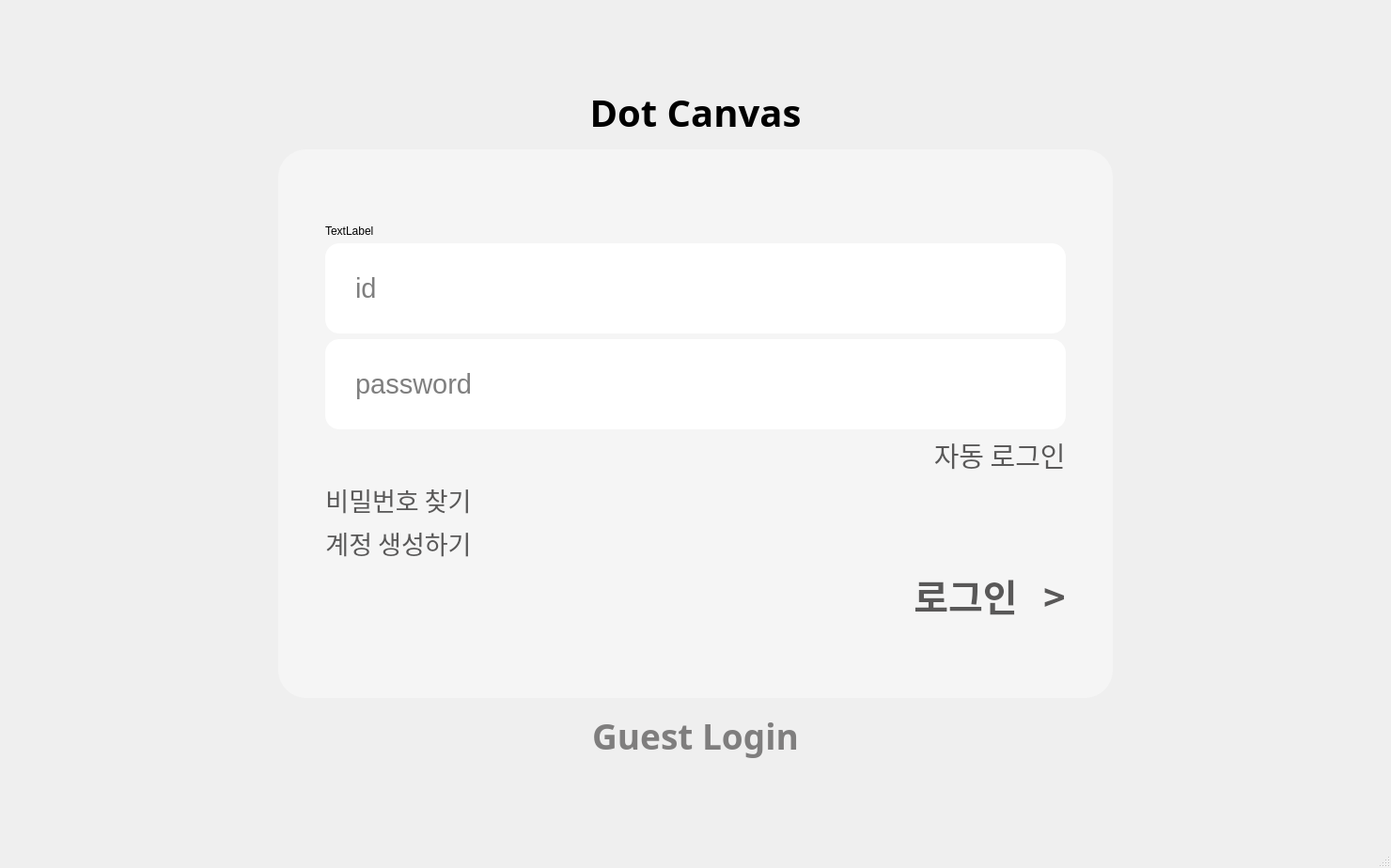
<?xml version="1.0" encoding="UTF-8"?>
<ui version="4.0">
 <class>MainWindow</class>
 <widget class="QMainWindow" name="MainWindow">
  <property name="geometry">
   <rect>
    <x>0</x>
    <y>0</y>
    <width>1480</width>
    <height>924</height>
   </rect>
  </property>
  <property name="font">
   <font>
    <family>Pretendard</family>
   </font>
  </property>
  <property name="windowTitle">
   <string>MainWindow</string>
  </property>
  <widget class="QWidget" name="mainWindow">
   <layout class="QHBoxLayout" name="horizontalLayout">
    <property name="leftMargin">
     <number>0</number>
    </property>
    <property name="topMargin">
     <number>0</number>
    </property>
    <property name="rightMargin">
     <number>0</number>
    </property>
    <property name="bottomMargin">
     <number>0</number>
    </property>
    <item>
     <widget class="QStackedWidget" name="stacked_main">
      <property name="styleSheet">
       <string notr="true"/>
      </property>
      <property name="currentIndex">
       <number>0</number>
      </property>
      <widget class="QWidget" name="login">
       <layout class="QGridLayout" name="gridLayout" rowstretch="1,1,6,1,1" columnstretch="1,3,1">
        <property name="leftMargin">
         <number>0</number>
        </property>
        <property name="topMargin">
         <number>0</number>
        </property>
        <property name="rightMargin">
         <number>0</number>
        </property>
        <property name="bottomMargin">
         <number>0</number>
        </property>
        <property name="spacing">
         <number>0</number>
        </property>
        <item row="3" column="1">
         <widget class="QPushButton" name="btn_login_geust">
          <property name="sizePolicy">
           <sizepolicy hsizetype="Preferred" vsizetype="Preferred">
            <horstretch>0</horstretch>
            <verstretch>0</verstretch>
           </sizepolicy>
          </property>
          <property name="font">
           <font>
            <family>Pretendard</family>
            <pointsize>28</pointsize>
            <weight>75</weight>
            <bold>true</bold>
            <strikeout>false</strikeout>
            <kerning>true</kerning>
           </font>
          </property>
          <property name="styleSheet">
           <string notr="true">border:0px solid none;
color:#7F7E7E;
background-color:rgba(0,0,0,0);</string>
          </property>
          <property name="text">
           <string>Guest Login</string>
          </property>
         </widget>
        </item>
        <item row="0" column="1">
         <spacer name="noname">
          <property name="orientation">
           <enum>Qt::Vertical</enum>
          </property>
          <property name="sizeHint" stdset="0">
           <size>
            <width>20</width>
            <height>40</height>
           </size>
          </property>
         </spacer>
        </item>
        <item row="4" column="1">
         <spacer name="spacer">
          <property name="orientation">
           <enum>Qt::Vertical</enum>
          </property>
          <property name="sizeHint" stdset="0">
           <size>
            <width>20</width>
            <height>40</height>
           </size>
          </property>
         </spacer>
        </item>
        <item row="1" column="2">
         <spacer name="horizontalSpacer">
          <property name="orientation">
           <enum>Qt::Horizontal</enum>
          </property>
          <property name="sizeHint" stdset="0">
           <size>
            <width>40</width>
            <height>20</height>
           </size>
          </property>
         </spacer>
        </item>
        <item row="2" column="1">
         <widget class="QWidget" name="login_area" native="true">
          <property name="styleSheet">
           <string notr="true">#login_area{
	border-radius:30px;
	background-color:#F5F5F5;
}
QLineEdit{
border-radius:15px;
padding:30px;
}
QPushButton{
border : 0px solid nont;
color:#595858;
}
#btn_login_auto:checked{
background-image: url(:/login/images/login/check_circle.png);
    background-repeat: no-repeat;
    background-position: left center;
    background-origin: content;
}</string>
          </property>
          <layout class="QVBoxLayout" name="verticalLayout" stretch="1,3,3,2,1,1,2">
           <property name="leftMargin">
            <number>50</number>
           </property>
           <property name="topMargin">
            <number>80</number>
           </property>
           <property name="rightMargin">
            <number>50</number>
           </property>
           <property name="bottomMargin">
            <number>80</number>
           </property>
           <item>
            <widget class="QLabel" name="label_login_error">
             <property name="text">
              <string>TextLabel</string>
             </property>
            </widget>
           </item>
           <item>
            <widget class="QLineEdit" name="input_login_id">
             <property name="sizePolicy">
              <sizepolicy hsizetype="Expanding" vsizetype="Minimum">
               <horstretch>0</horstretch>
               <verstretch>0</verstretch>
              </sizepolicy>
             </property>
             <property name="font">
              <font>
               <pointsize>22</pointsize>
              </font>
             </property>
             <property name="text">
              <string/>
             </property>
             <property name="placeholderText">
              <string>id</string>
             </property>
            </widget>
           </item>
           <item>
            <widget class="QLineEdit" name="input_login_pw">
             <property name="sizePolicy">
              <sizepolicy hsizetype="Expanding" vsizetype="Minimum">
               <horstretch>0</horstretch>
               <verstretch>0</verstretch>
              </sizepolicy>
             </property>
             <property name="font">
              <font>
               <pointsize>22</pointsize>
              </font>
             </property>
             <property name="text">
              <string/>
             </property>
             <property name="placeholderText">
              <string>password</string>
             </property>
            </widget>
           </item>
           <item alignment="Qt::AlignRight">
            <widget class="QPushButton" name="btn_login_auto">
             <property name="sizePolicy">
              <sizepolicy hsizetype="Fixed" vsizetype="Preferred">
               <horstretch>0</horstretch>
               <verstretch>0</verstretch>
              </sizepolicy>
             </property>
             <property name="font">
              <font>
               <family>Pretendard</family>
               <pointsize>22</pointsize>
              </font>
             </property>
             <property name="styleSheet">
              <string notr="true"/>
             </property>
             <property name="text">
              <string>     자동 로그인</string>
             </property>
             <property name="checkable">
              <bool>true</bool>
             </property>
             <property name="checked">
              <bool>false</bool>
             </property>
            </widget>
           </item>
           <item>
            <widget class="QPushButton" name="btn_login_getPw">
             <property name="sizePolicy">
              <sizepolicy hsizetype="Maximum" vsizetype="Preferred">
               <horstretch>0</horstretch>
               <verstretch>0</verstretch>
              </sizepolicy>
             </property>
             <property name="font">
              <font>
               <family>Pretendard</family>
               <pointsize>20</pointsize>
              </font>
             </property>
             <property name="text">
              <string>비밀번호 찾기</string>
             </property>
            </widget>
           </item>
           <item>
            <widget class="QPushButton" name="btn_login_signUp">
             <property name="sizePolicy">
              <sizepolicy hsizetype="Maximum" vsizetype="Preferred">
               <horstretch>0</horstretch>
               <verstretch>0</verstretch>
              </sizepolicy>
             </property>
             <property name="font">
              <font>
               <family>Pretendard</family>
               <pointsize>20</pointsize>
              </font>
             </property>
             <property name="text">
              <string>계정 생성하기</string>
             </property>
            </widget>
           </item>
           <item alignment="Qt::AlignRight">
            <widget class="QPushButton" name="btn_login_login">
             <property name="sizePolicy">
              <sizepolicy hsizetype="Maximum" vsizetype="Minimum">
               <horstretch>0</horstretch>
               <verstretch>0</verstretch>
              </sizepolicy>
             </property>
             <property name="font">
              <font>
               <family>Pretendard</family>
               <pointsize>30</pointsize>
               <weight>75</weight>
               <bold>true</bold>
              </font>
             </property>
             <property name="text">
              <string>로그인   &gt;</string>
             </property>
            </widget>
           </item>
          </layout>
         </widget>
        </item>
        <item row="1" column="0">
         <spacer name="horizontalSpacer_2">
          <property name="orientation">
           <enum>Qt::Horizontal</enum>
          </property>
          <property name="sizeHint" stdset="0">
           <size>
            <width>40</width>
            <height>20</height>
           </size>
          </property>
         </spacer>
        </item>
        <item row="1" column="1">
         <widget class="QLabel" name="label">
          <property name="font">
           <font>
            <family>Pretendard</family>
            <pointsize>30</pointsize>
            <weight>75</weight>
            <bold>true</bold>
           </font>
          </property>
          <property name="text">
           <string>Dot Canvas</string>
          </property>
          <property name="alignment">
           <set>Qt::AlignCenter</set>
          </property>
         </widget>
        </item>
       </layout>
      </widget>
      <widget class="QWidget" name="menu">
       <property name="styleSheet">
        <string notr="true">#menu{
border-radius:0px;
background-color:white;
}
QWidget#menu_profile{
	border-radius:30px;
	background-color:#F5F5F5;
}
QWidget#menu_section{
	border-radius:30px;
	background-color:#F5F5F5;
}</string>
       </property>
       <layout class="QGridLayout" name="gridLayout_2" rowstretch="1,10,1" columnstretch="1,12,18,1">
        <item row="1" column="1">
         <widget class="QWidget" name="menu_profile" native="true">
          <layout class="QVBoxLayout" name="verticalLayout_2" stretch="8,0,3,2,0,2">
           <property name="spacing">
            <number>30</number>
           </property>
           <property name="leftMargin">
            <number>40</number>
           </property>
           <property name="topMargin">
            <number>100</number>
           </property>
           <property name="rightMargin">
            <number>40</number>
           </property>
           <property name="bottomMargin">
            <number>100</number>
           </property>
           <item alignment="Qt::AlignHCenter">
            <widget class="QLabel" name="label_2">
             <property name="sizePolicy">
              <sizepolicy hsizetype="Minimum" vsizetype="Preferred">
               <horstretch>0</horstretch>
               <verstretch>0</verstretch>
              </sizepolicy>
             </property>
             <property name="minimumSize">
              <size>
               <width>200</width>
               <height>200</height>
              </size>
             </property>
             <property name="maximumSize">
              <size>
               <width>200</width>
               <height>200</height>
              </size>
             </property>
             <property name="styleSheet">
              <string notr="true">border-image: url(:/menu/images/menu/profile_img.png);</string>
             </property>
             <property name="text">
              <string/>
             </property>
            </widget>
           </item>
           <item>
            <widget class="Line" name="line">
             <property name="frameShadow">
              <enum>QFrame::Plain</enum>
             </property>
             <property name="lineWidth">
              <number>1</number>
             </property>
             <property name="orientation">
              <enum>Qt::Horizontal</enum>
             </property>
            </widget>
           </item>
           <item alignment="Qt::AlignHCenter">
            <widget class="QLabel" name="label_3">
             <property name="sizePolicy">
              <sizepolicy hsizetype="Maximum" vsizetype="Maximum">
               <horstretch>0</horstretch>
               <verstretch>0</verstretch>
              </sizepolicy>
             </property>
             <property name="font">
              <font>
               <family>Pretendard</family>
               <pointsize>33</pointsize>
              </font>
             </property>
             <property name="text">
              <string>id_name</string>
             </property>
            </widget>
           </item>
           <item alignment="Qt::AlignHCenter">
            <widget class="QLabel" name="label_4">
             <property name="sizePolicy">
              <sizepolicy hsizetype="Maximum" vsizetype="Maximum">
               <horstretch>0</horstretch>
               <verstretch>0</verstretch>
              </sizepolicy>
             </property>
             <property name="font">
              <font>
               <family>Pretendard</family>
               <pointsize>25</pointsize>
              </font>
             </property>
             <property name="text">
              <string>TextLabel</string>
             </property>
            </widget>
           </item>
           <item>
            <widget class="Line" name="line_2">
             <property name="frameShadow">
              <enum>QFrame::Plain</enum>
             </property>
             <property name="lineWidth">
              <number>1</number>
             </property>
             <property name="orientation">
              <enum>Qt::Horizontal</enum>
             </property>
            </widget>
           </item>
           <item alignment="Qt::AlignHCenter">
            <widget class="QPushButton" name="pushButton">
             <property name="sizePolicy">
              <sizepolicy hsizetype="Maximum" vsizetype="Maximum">
               <horstretch>0</horstretch>
               <verstretch>0</verstretch>
              </sizepolicy>
             </property>
             <property name="font">
              <font>
               <family>Pretendard</family>
               <pointsize>22</pointsize>
               <stylestrategy>PreferAntialias</stylestrategy>
              </font>
             </property>
             <property name="styleSheet">
              <string notr="true">border:0px solid none;
color:#ED633F;
background-color:rgba(0,0,0,0);</string>
             </property>
             <property name="text">
              <string>로그아웃</string>
             </property>
            </widget>
           </item>
          </layout>
         </widget>
        </item>
        <item row="1" column="3">
         <spacer name="horizontalSpacer_4">
          <property name="orientation">
           <enum>Qt::Horizontal</enum>
          </property>
          <property name="sizeHint" stdset="0">
           <size>
            <width>682</width>
            <height>20</height>
           </size>
          </property>
         </spacer>
        </item>
        <item row="1" column="0">
         <spacer name="horizontalSpacer_3">
          <property name="orientation">
           <enum>Qt::Horizontal</enum>
          </property>
          <property name="sizeHint" stdset="0">
           <size>
            <width>42</width>
            <height>20</height>
           </size>
          </property>
         </spacer>
        </item>
        <item row="1" column="2">
         <widget class="QWidget" name="menu_section" native="true">
          <property name="font">
           <font>
            <family>Pretendard</family>
           </font>
          </property>
          <property name="styleSheet">
           <string notr="true">QPushButton{
border:0px solid none;
color:#535353;
text-align:left;
background-color:rgba(0,0,0,0);
	image: url(:/menu/images/menu/Keyboard arrow right.png);
    image-position: right center;
}
</string>
          </property>
          <layout class="QVBoxLayout" name="verticalLayout_3">
           <property name="spacing">
            <number>0</number>
           </property>
           <property name="leftMargin">
            <number>60</number>
           </property>
           <property name="topMargin">
            <number>80</number>
           </property>
           <property name="rightMargin">
            <number>50</number>
           </property>
           <property name="bottomMargin">
            <number>80</number>
           </property>
           <item>
            <widget class="QPushButton" name="pushButton_2">
             <property name="sizePolicy">
              <sizepolicy hsizetype="Minimum" vsizetype="Maximum">
               <horstretch>0</horstretch>
               <verstretch>0</verstretch>
              </sizepolicy>
             </property>
             <property name="font">
              <font>
               <family>Pretendard</family>
               <pointsize>45</pointsize>
               <weight>75</weight>
               <bold>true</bold>
              </font>
             </property>
             <property name="text">
              <string>Learning Courses</string>
             </property>
            </widget>
           </item>
           <item>
            <widget class="Line" name="line_3">
             <property name="frameShadow">
              <enum>QFrame::Plain</enum>
             </property>
             <property name="lineWidth">
              <number>2</number>
             </property>
             <property name="orientation">
              <enum>Qt::Horizontal</enum>
             </property>
            </widget>
           </item>
           <item>
            <widget class="QPushButton" name="pushButton_3">
             <property name="sizePolicy">
              <sizepolicy hsizetype="Minimum" vsizetype="Maximum">
               <horstretch>0</horstretch>
               <verstretch>0</verstretch>
              </sizepolicy>
             </property>
             <property name="font">
              <font>
               <family>Pretendard</family>
               <pointsize>45</pointsize>
               <weight>75</weight>
               <bold>true</bold>
              </font>
             </property>
             <property name="text">
              <string>Create Canvas</string>
             </property>
            </widget>
           </item>
           <item>
            <widget class="Line" name="line_4">
             <property name="frameShadow">
              <enum>QFrame::Plain</enum>
             </property>
             <property name="lineWidth">
              <number>2</number>
             </property>
             <property name="orientation">
              <enum>Qt::Horizontal</enum>
             </property>
            </widget>
           </item>
           <item>
            <widget class="QPushButton" name="pushButton_4">
             <property name="sizePolicy">
              <sizepolicy hsizetype="Minimum" vsizetype="Maximum">
               <horstretch>0</horstretch>
               <verstretch>0</verstretch>
              </sizepolicy>
             </property>
             <property name="font">
              <font>
               <family>Pretendard</family>
               <pointsize>45</pointsize>
               <weight>75</weight>
               <bold>true</bold>
              </font>
             </property>
             <property name="text">
              <string>My Drawing</string>
             </property>
            </widget>
           </item>
           <item>
            <widget class="Line" name="line_5">
             <property name="frameShadow">
              <enum>QFrame::Plain</enum>
             </property>
             <property name="lineWidth">
              <number>2</number>
             </property>
             <property name="orientation">
              <enum>Qt::Horizontal</enum>
             </property>
            </widget>
           </item>
           <item>
            <widget class="QPushButton" name="pushButton_5">
             <property name="sizePolicy">
              <sizepolicy hsizetype="Minimum" vsizetype="Maximum">
               <horstretch>0</horstretch>
               <verstretch>0</verstretch>
              </sizepolicy>
             </property>
             <property name="font">
              <font>
               <family>Pretendard</family>
               <pointsize>45</pointsize>
               <weight>75</weight>
               <bold>true</bold>
              </font>
             </property>
             <property name="text">
              <string>Dot Drive</string>
             </property>
            </widget>
           </item>
           <item>
            <widget class="Line" name="line_6">
             <property name="frameShadow">
              <enum>QFrame::Plain</enum>
             </property>
             <property name="lineWidth">
              <number>2</number>
             </property>
             <property name="orientation">
              <enum>Qt::Horizontal</enum>
             </property>
            </widget>
           </item>
          </layout>
         </widget>
        </item>
        <item row="2" column="1">
         <spacer name="verticalSpacer">
          <property name="orientation">
           <enum>Qt::Vertical</enum>
          </property>
          <property name="sizeHint" stdset="0">
           <size>
            <width>20</width>
            <height>40</height>
           </size>
          </property>
         </spacer>
        </item>
        <item row="0" column="1">
         <spacer name="verticalSpacer_2">
          <property name="orientation">
           <enum>Qt::Vertical</enum>
          </property>
          <property name="sizeHint" stdset="0">
           <size>
            <width>20</width>
            <height>40</height>
           </size>
          </property>
         </spacer>
        </item>
       </layout>
      </widget>
     </widget>
    </item>
   </layout>
  </widget>
  <widget class="QStatusBar" name="statusbar"/>
 </widget>
 <resources>
  <include location="../images.qrc"/>
 </resources>
 <connections/>
</ui>
